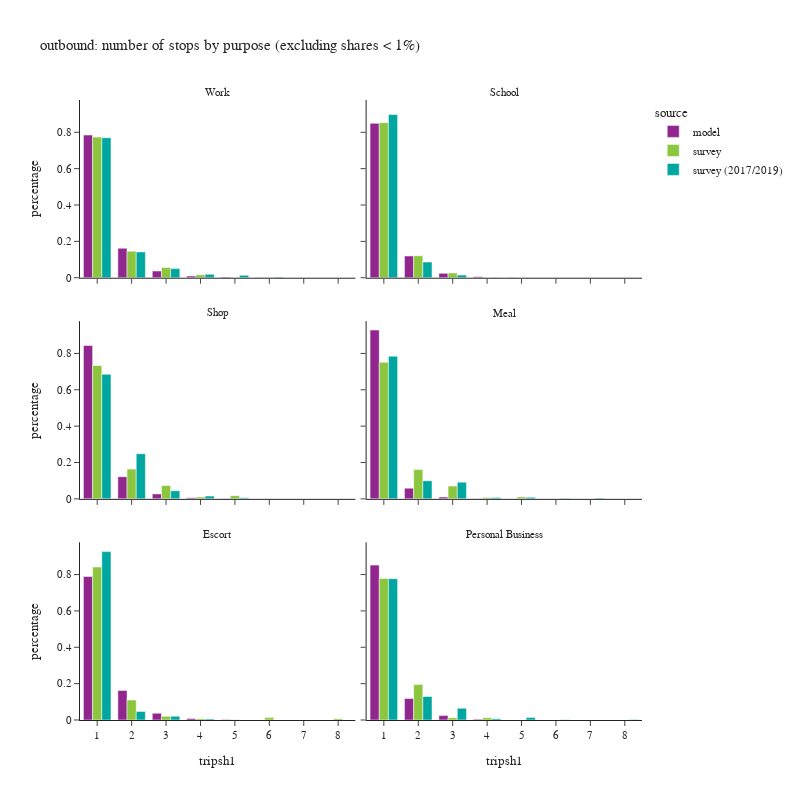

Notebook code cell kept with this figure:
### Code cell
df_plot = df_tour.groupby(['tripsh1','pdpurp_label','source'])['toexpfac'].sum().reset_index()
df_plot['percentage'] = df_plot.groupby(['pdpurp_label','source'], group_keys=False)['toexpfac']. \
    apply(lambda x: x / float(x.sum()))
df_plot2 = df_plot.loc[(df_plot['percentage'] > 0.001) & (df_plot['tripsh1'] <= 10)]

fig = px.bar(df_plot2.sort_values(['source','pdpurp_label']),
             x="tripsh1", y="percentage", color="source",barmode="group",
             facet_col='pdpurp_label', facet_col_wrap=2, 
             hover_data=['toexpfac'],
             title="outbound: number of stops by purpose (excluding shares < 1%)")
fig.update_layout(height=800, width=800)
fig.for_each_annotation(lambda a: a.update(text = a.text.split("=")[-1]))
fig.for_each_xaxis(lambda a: a.update(dict(dtick = 1, categoryorder='category ascending')))
fig.show()

### Figure 1 — Plotly figure (JSON) as saved in the notebook; plotly's stock layout.template omitted (floating-point values rounded to 4 significant figures)
{"data": [{"alignmentgroup": "True", "customdata": [[1085000.0], [224200.0], [51260.0], [12790.0], [5369.0], [1552.0]], "hovertemplate": "source=model<br>pdpurp_label=Work<br>tripsh1=%{x}<br>percentage=%{y}<br>toexpfac=%{customdata[0]}<extra></extra>", "legendgroup": "model", "marker": {"color": "#91268F", "pattern": {"shape": ""}}, "name": "model", "offsetgroup": "model", "orientation": "v", "showlegend": true, "textposition": "auto", "type": "bar", "x": [1, 2, 3, 4, 5, 6], "xaxis": "x5", "y": [0.7848, 0.1622, 0.03709, 0.009257, 0.003885, 0.001123], "yaxis": "y5"}, {"alignmentgroup": "True", "customdata": [[617600.0], [86920.0], [17540.0], [3655.0], [1070.0]], "hovertemplate": "source=model<br>pdpurp_label=School<br>tripsh1=%{x}<br>percentage=%{y}<br>toexpfac=%{customdata[0]}<extra></extra>", "legendgroup": "model", "marker": {"color": "#91268F", "pattern": {"shape": ""}}, "name": "model", "offsetgroup": "model", "orientation": "v", "showlegend": false, "textposition": "auto", "type": "bar", "x": [1, 2, 3, 4, 5], "xaxis": "x6", "y": [0.8492, 0.1195, 0.02413, 0.005026, 0.001471], "yaxis": "y6"}, {"alignmentgroup": "True", "customdata": [[692500.0], [100000.0], [22450.0], [4483.0], [1155.0]], "hovertemplate": "source=model<br>pdpurp_label=Shop<br>tripsh1=%{x}<br>percentage=%{y}<br>toexpfac=%{customdata[0]}<extra></extra>", "legendgroup": "model", "marker": {"color": "#91268F", "pattern": {"shape": ""}}, "name": "model", "offsetgroup": "model", "orientation": "v", "showlegend": false, "textposition": "auto", "type": "bar", "x": [1, 2, 3, 4, 5], "xaxis": "x3", "y": [0.8436, 0.1218, 0.02735, 0.005461, 0.001407], "yaxis": "y3"}, {"alignmentgroup": "True", "customdata": [[438500.0], [27680.0], [4769.0], [916.0]], "hovertemplate": "source=model<br>pdpurp_label=Meal<br>tripsh1=%{x}<br>percentage=%{y}<br>toexpfac=%{customdata[0]}<extra></extra>", "legendgroup": "model", "marker": {"color": "#91268F", "pattern": {"shape": ""}}, "name": "model", "offsetgroup": "model", "orientation": "v", "showlegend": false, "textposition": "auto", "type": "bar", "x": [1, 2, 3, 4], "xaxis": "x4", "y": [0.9287, 0.05863, 0.0101, 0.00194], "yaxis": "y4"}, {"alignmentgroup": "True", "customdata": [[605200.0], [124900.0], [28470.0], [6151.0], [1810.0]], "hovertemplate": "source=model<br>pdpurp_label=Escort<br>tripsh1=%{x}<br>percentage=%{y}<br>toexpfac=%{customdata[0]}<extra></extra>", "legendgroup": "model", "marker": {"color": "#91268F", "pattern": {"shape": ""}}, "name": "model", "offsetgroup": "model", "orientation": "v", "showlegend": false, "textposition": "auto", "type": "bar", "x": [1, 2, 3, 4, 5], "xaxis": "x", "y": [0.7889, 0.1628, 0.03711, 0.008018, 0.002359], "yaxis": "y"}, {"alignmentgroup": "True", "customdata": [[656400.0], [90910.0], [18640.0], [3572.0]], "hovertemplate": "source=model<br>pdpurp_label=Personal Business<br>tripsh1=%{x}<br>percentage=%{y}<br>toexpfac=%{customdata[0]}<extra></extra>", "legendgroup": "model", "marker": {"color": "#91268F", "pattern": {"shape": ""}}, "name": "model", "offsetgroup": "model", "orientation": "v", "showlegend": false, "textposition": "auto", "type": "bar", "x": [1, 2, 3, 4], "xaxis": "x2", "y": [0.8519, 0.118, 0.02419, 0.004636], "yaxis": "y2"}, {"alignmentgroup": "True", "customdata": [[1034000.0], [195500.0], [74950.0], [21040.0], [1950.0], [2079.0]], "hovertemplate": "source=survey<br>pdpurp_label=Work<br>tripsh1=%{x}<br>percentage=%{y}<br>toexpfac=%{customdata[0]}<extra></extra>", "legendgroup": "survey", "marker": {"color": "#8CC63E", "pattern": {"shape": ""}}, "name": "survey", "offsetgroup": "survey", "orientation": "v", "showlegend": true, "textposition": "auto", "type": "bar", "x": [1, 2, 3, 4, 5, 6], "xaxis": "x5", "y": [0.7734, 0.1463, 0.05608, 0.01574, 0.001459, 0.001556], "yaxis": "y5"}, {"alignmentgroup": "True", "customdata": [[443500.0], [62920.0], [13500.0]], "hovertemplate": "source=survey<br>pdpurp_label=School<br>tripsh1=%{x}<br>percentage=%{y}<br>toexpfac=%{customdata[0]}<extra></extra>", "legendgroup": "survey", "marker": {"color": "#8CC63E", "pattern": {"shape": ""}}, "name": "survey", "offsetgroup": "survey", "orientation": "v", "showlegend": false, "textposition": "auto", "type": "bar", "x": [1, 2, 3], "xaxis": "x6", "y": [0.853, 0.121, 0.02596], "yaxis": "y6"}, {"alignmentgroup": "True", "customdata": [[441100.0], [98380.0], [44170.0], [6059.0], [10650.0], [935.1]], "hovertemplate": "source=survey<br>pdpurp_label=Shop<br>tripsh1=%{x}<br>percentage=%{y}<br>toexpfac=%{customdata[0]}<extra></extra>", "legendgroup": "survey", "marker": {"color": "#8CC63E", "pattern": {"shape": ""}}, "name": "survey", "offsetgroup": "survey", "orientation": "v", "showlegend": false, "textposition": "auto", "type": "bar", "x": [1, 2, 3, 4, 5, 6], "xaxis": "x3", "y": [0.7335, 0.1636, 0.07345, 0.01008, 0.01771, 0.001555], "yaxis": "y3"}, {"alignmentgroup": "True", "customdata": [[299000.0], [64060.0], [28150.0], [2793.0], [4038.0]], "hovertemplate": "source=survey<br>pdpurp_label=Meal<br>tripsh1=%{x}<br>percentage=%{y}<br>toexpfac=%{customdata[0]}<extra></extra>", "legendgroup": "survey", "marker": {"color": "#8CC63E", "pattern": {"shape": ""}}, "name": "survey", "offsetgroup": "survey", "orientation": "v", "showlegend": false, "textposition": "auto", "type": "bar", "x": [1, 2, 3, 4, 5], "xaxis": "x4", "y": [0.7509, 0.1609, 0.07069, 0.007015, 0.01014], "yaxis": "y4"}, {"alignmentgroup": "True", "customdata": [[555500.0], [72400.0], [13250.0], [4889.0], [903.3], [8657.0], [4796.0]], "hovertemplate": "source=survey<br>pdpurp_label=Escort<br>tripsh1=%{x}<br>percentage=%{y}<br>toexpfac=%{customdata[0]}<extra></extra>", "legendgroup": "survey", "marker": {"color": "#8CC63E", "pattern": {"shape": ""}}, "name": "survey", "offsetgroup": "survey", "orientation": "v", "showlegend": false, "textposition": "auto", "type": "bar", "x": [1, 2, 3, 4, 5, 6, 8], "xaxis": "x", "y": [0.8412, 0.1096, 0.02006, 0.007402, 0.001368, 0.01311, 0.007262], "yaxis": "y"}, {"alignmentgroup": "True", "customdata": [[238700.0], [59700.0], [3912.0], [3812.0]], "hovertemplate": "source=survey<br>pdpurp_label=Personal Business<br>tripsh1=%{x}<br>percentage=%{y}<br>toexpfac=%{customdata[0]}<extra></extra>", "legendgroup": "survey", "marker": {"color": "#8CC63E", "pattern": {"shape": ""}}, "name": "survey", "offsetgroup": "survey", "orientation": "v", "showlegend": false, "textposition": "auto", "type": "bar", "x": [1, 2, 3, 4], "xaxis": "x2", "y": [0.7787, 0.1947, 0.01276, 0.01243], "yaxis": "y2"}, {"alignmentgroup": "True", "customdata": [[1259000.0], [232500.0], [82130.0], [30700.0], [22300.0], [5520.0]], "hovertemplate": "source=survey (2017/2019)<br>pdpurp_label=Work<br>tripsh1=%{x}<br>percentage=%{y}<br>toexpfac=%{customdata[0]}<extra></extra>", "legendgroup": "survey (2017/2019)", "marker": {"color": "#00A7A0", "pattern": {"shape": ""}}, "name": "survey (2017/2019)", "offsetgroup": "survey (2017/2019)", "orientation": "v", "showlegend": true, "textposition": "auto", "type": "bar", "x": [1, 2, 3, 4, 5, 6], "xaxis": "x5", "y": [0.77, 0.1422, 0.05023, 0.01878, 0.01364, 0.003376], "yaxis": "y5"}, {"alignmentgroup": "True", "customdata": [[471300.0], [45310.0], [7591.0], [670.0]], "hovertemplate": "source=survey (2017/2019)<br>pdpurp_label=School<br>tripsh1=%{x}<br>percentage=%{y}<br>toexpfac=%{customdata[0]}<extra></extra>", "legendgroup": "survey (2017/2019)", "marker": {"color": "#00A7A0", "pattern": {"shape": ""}}, "name": "survey (2017/2019)", "offsetgroup": "survey (2017/2019)", "orientation": "v", "showlegend": false, "textposition": "auto", "type": "bar", "x": [1, 2, 3, 4], "xaxis": "x6", "y": [0.8972, 0.08624, 0.01445, 0.001275], "yaxis": "y6"}, {"alignmentgroup": "True", "customdata": [[538900.0], [195000.0], [35230.0], [11900.0], [4942.0]], "hovertemplate": "source=survey (2017/2019)<br>pdpurp_label=Shop<br>tripsh1=%{x}<br>percentage=%{y}<br>toexpfac=%{customdata[0]}<extra></extra>", "legendgroup": "survey (2017/2019)", "marker": {"color": "#00A7A0", "pattern": {"shape": ""}}, "name": "survey (2017/2019)", "offsetgroup": "survey (2017/2019)", "orientation": "v", "showlegend": false, "textposition": "auto", "type": "bar", "x": [1, 2, 3, 4, 5], "xaxis": "x3", "y": [0.6854, 0.248, 0.04481, 0.01514, 0.006286], "yaxis": "y3"}, {"alignmentgroup": "True", "customdata": [[289800.0], [36750.0], [33970.0], [2861.0], [3204.0], [1223.0], [1518.0]], "hovertemplate": "source=survey (2017/2019)<br>pdpurp_label=Meal<br>tripsh1=%{x}<br>percentage=%{y}<br>toexpfac=%{customdata[0]}<extra></extra>", "legendgroup": "survey (2017/2019)", "marker": {"color": "#00A7A0", "pattern": {"shape": ""}}, "name": "survey (2017/2019)", "offsetgroup": "survey (2017/2019)", "orientation": "v", "showlegend": false, "textposition": "auto", "type": "bar", "x": [1, 2, 3, 4, 5, 6, 7], "xaxis": "x4", "y": [0.7847, 0.0995, 0.09197, 0.007746, 0.008673, 0.003311, 0.00411], "yaxis": "y4"}, {"alignmentgroup": "True", "customdata": [[402800.0], [20480.0], [8988.0], [2475.0]], "hovertemplate": "source=survey (2017/2019)<br>pdpurp_label=Escort<br>tripsh1=%{x}<br>percentage=%{y}<br>toexpfac=%{customdata[0]}<extra></extra>", "legendgroup": "survey (2017/2019)", "marker": {"color": "#00A7A0", "pattern": {"shape": ""}}, "name": "survey (2017/2019)", "offsetgroup": "survey (2017/2019)", "orientation": "v", "showlegend": false, "textposition": "auto", "type": "bar", "x": [1, 2, 3, 4], "xaxis": "x", "y": [0.9262, 0.0471, 0.02067, 0.005691], "yaxis": "y"}, {"alignmentgroup": "True", "customdata": [[633400.0], [105300.0], [52720.0], [5669.0], [11320.0], [835.8], [2012.0]], "hovertemplate": "source=survey (2017/2019)<br>pdpurp_label=Personal Business<br>tripsh1=%{x}<br>percentage=%{y}<br>toexpfac=%{customdata[0]}<extra></extra>", "legendgroup": "survey (2017/2019)", "marker": {"color": "#00A7A0", "pattern": {"shape": ""}}, "name": "survey (2017/2019)", "offsetgroup": "survey (2017/2019)", "orientation": "v", "showlegend": false, "textposition": "auto", "type": "bar", "x": [1, 2, 3, 4, 5, 6, 8], "xaxis": "x2", "y": [0.7772, 0.1293, 0.06468, 0.006956, 0.01389, 0.001026, 0.002468], "yaxis": "y2"}], "layout": {"annotations": [{"font": {}, "showarrow": false, "text": "Escort", "x": 0.245, "xanchor": "center", "xref": "paper", "y": 0.2867, "yanchor": "bottom", "yref": "paper"}, {"font": {}, "showarrow": false, "text": "Personal Business", "x": 0.755, "xanchor": "center", "xref": "paper", "y": 0.2867, "yanchor": "bottom", "yref": "paper"}, {"font": {}, "showarrow": false, "text": "Shop", "x": 0.245, "xanchor": "center", "xref": "paper", "y": 0.6433, "yanchor": "bottom", "yref": "paper"}, {"font": {}, "showarrow": false, "text": "Meal", "x": 0.755, "xanchor": "center", "xref": "paper", "y": 0.6433, "yanchor": "bottom", "yref": "paper"}, {"font": {}, "showarrow": false, "text": "Work", "x": 0.245, "xanchor": "center", "xref": "paper", "y": 1.0, "yanchor": "bottom", "yref": "paper"}, {"font": {}, "showarrow": false, "text": "School", "x": 0.755, "xanchor": "center", "xref": "paper", "y": 1.0, "yanchor": "bottom", "yref": "paper"}], "barmode": "group", "height": 800, "legend": {"title": {"text": "source"}, "tracegroupgap": 0}, "title": {"text": "outbound: number of stops by purpose (excluding shares < 1%)"}, "width": 800, "xaxis": {"anchor": "y", "categoryorder": "category ascending", "domain": [0.0, 0.49], "dtick": 1, "title": {"text": "tripsh1"}}, "xaxis2": {"anchor": "y2", "categoryorder": "category ascending", "domain": [0.51, 1.0], "dtick": 1, "matches": "x", "title": {"text": "tripsh1"}}, "xaxis3": {"anchor": "y3", "categoryorder": "category ascending", "domain": [0.0, 0.49], "dtick": 1, "matches": "x", "showticklabels": false}, "xaxis4": {"anchor": "y4", "categoryorder": "category ascending", "domain": [0.51, 1.0], "dtick": 1, "matches": "x", "showticklabels": false}, "xaxis5": {"anchor": "y5", "categoryorder": "category ascending", "domain": [0.0, 0.49], "dtick": 1, "matches": "x", "showticklabels": false}, "xaxis6": {"anchor": "y6", "categoryorder": "category ascending", "domain": [0.51, 1.0], "dtick": 1, "matches": "x", "showticklabels": false}, "yaxis": {"anchor": "x", "domain": [0.0, 0.2867], "title": {"text": "percentage"}}, "yaxis2": {"anchor": "x2", "domain": [0.0, 0.2867], "matches": "y", "showticklabels": false}, "yaxis3": {"anchor": "x3", "domain": [0.3567, 0.6433], "matches": "y", "title": {"text": "percentage"}}, "yaxis4": {"anchor": "x4", "domain": [0.3567, 0.6433], "matches": "y", "showticklabels": false}, "yaxis5": {"anchor": "x5", "domain": [0.7133, 1.0], "matches": "y", "title": {"text": "percentage"}}, "yaxis6": {"anchor": "x6", "domain": [0.7133, 1.0], "matches": "y", "showticklabels": false}}}
